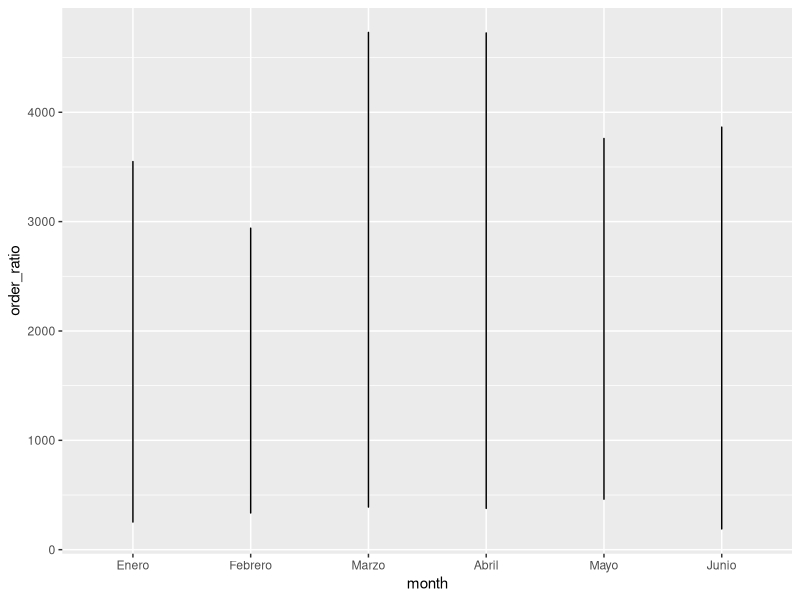
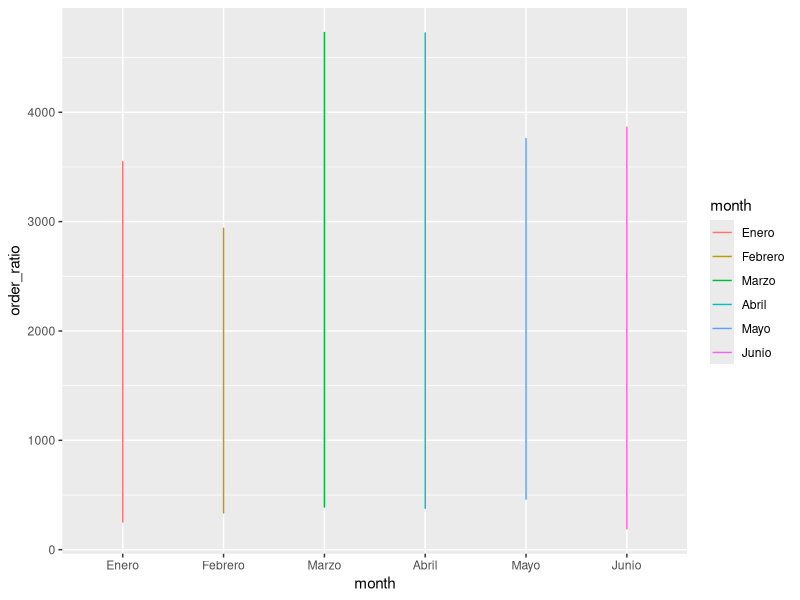
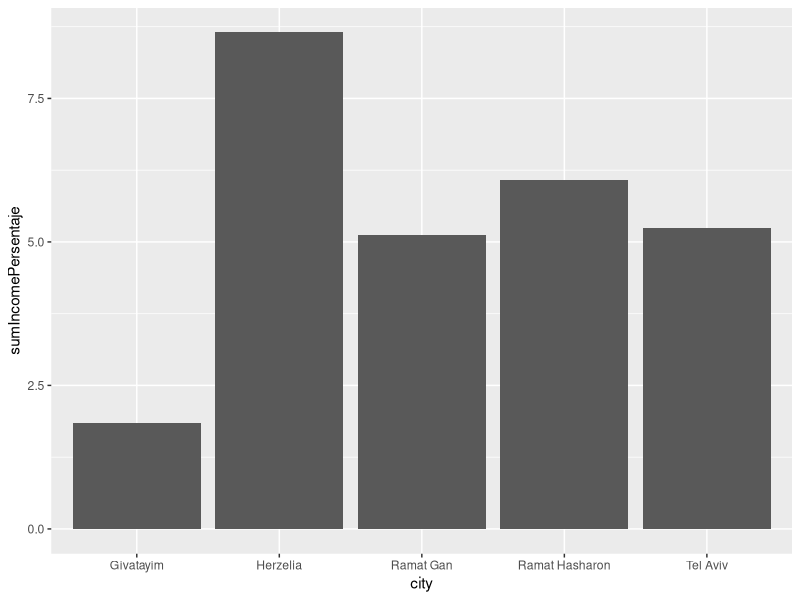
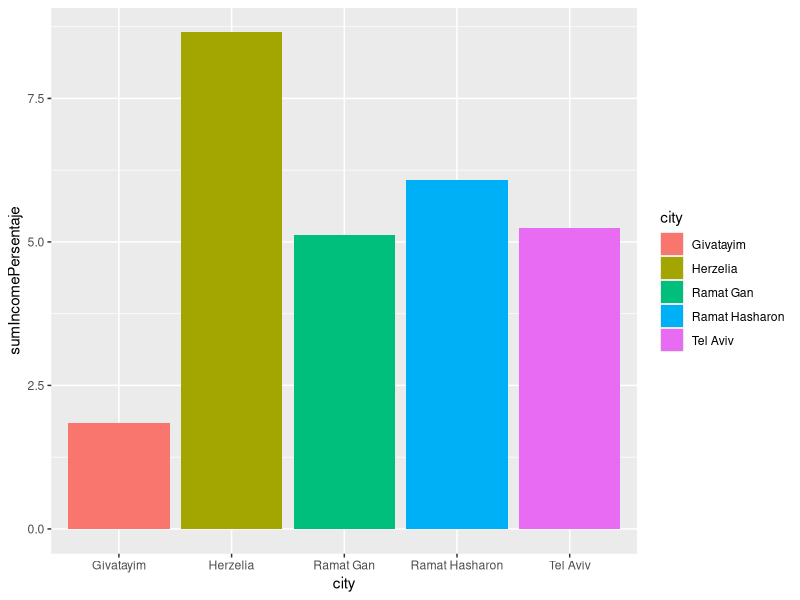
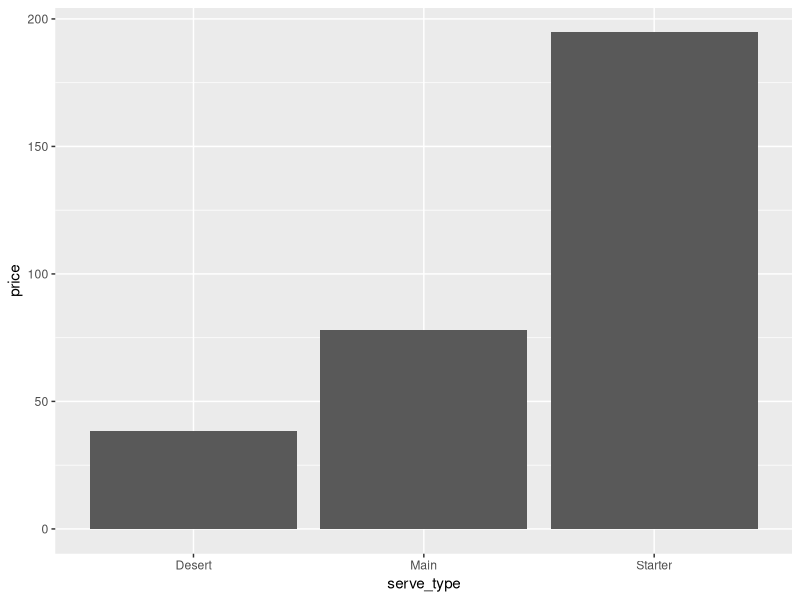
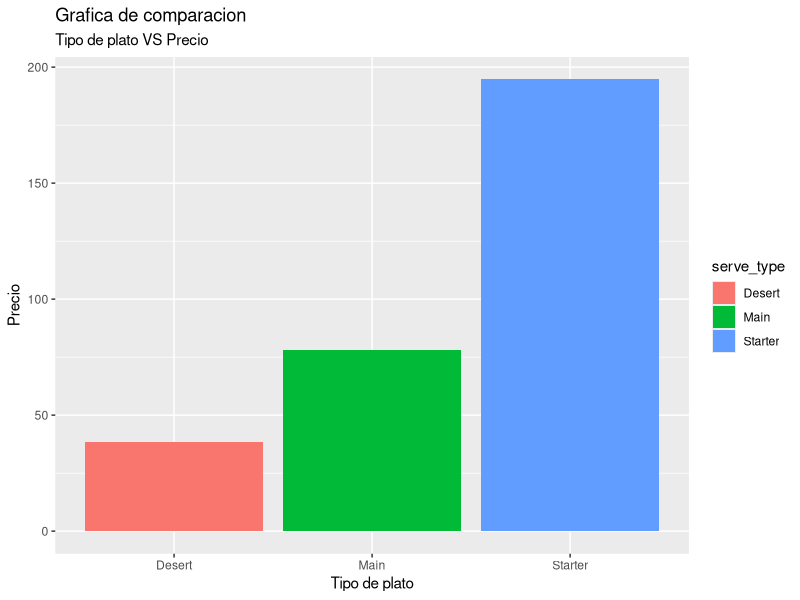
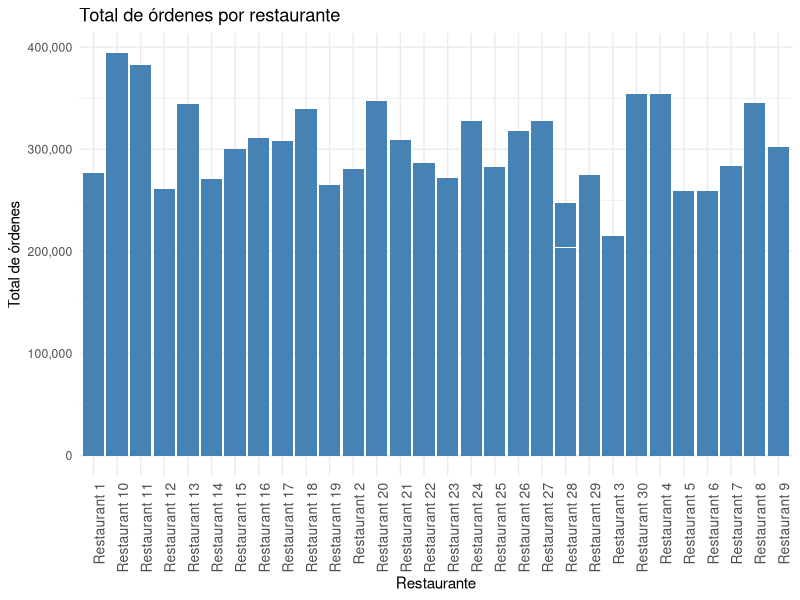
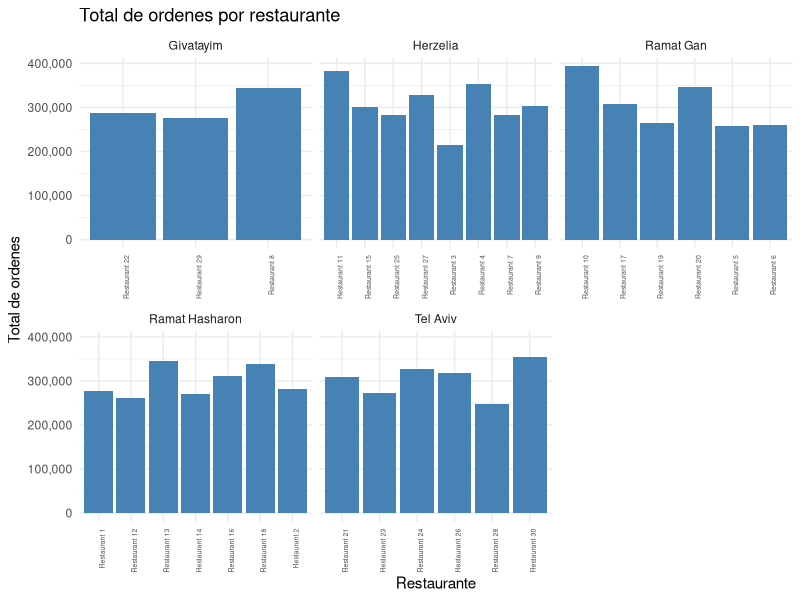

Reproduce these figures in R, in order.
## ---- chunk 1
# 1.1
library(tidyverse)
library(dplyr)
library(ggplot2)

# 1.2 Lectura de archivos .csv y almacenar en variables
cities <- read_csv("./Dataset/cities.csv")
meal_types <- read_csv("./Dataset/meal_types.csv")
meals <- read_csv("./Dataset/meals.csv")
members <- read_csv("./Dataset/members.csv")
monthly_member_totals <- read_csv("./Dataset/monthly_member_totals.csv")
order_details <- read_csv("./Dataset/order_details.csv")
orders <- read_csv("./Dataset/orders.csv")
restaurant_types <- read_csv("./Dataset/restaurant_types.csv")
restaurants <- read_csv("./Dataset/restaurants.csv")
serve_types <- read_csv("./Dataset/serve_types.csv")

#1.3 Imprimir el contenido de la variable
print(cities)
print(meal_types)
print(meals)
print(members)
print(monthly_member_totals)
print(order_details)
print(orders)
print(restaurant_types)
print(restaurants)
print(serve_types)


## ---- chunk 2

# 1.4 usar head() y str() para cada variable
head(cities)
str(cities)

head(meal_types)
str(meal_types)

head(meals)
str(meals)

head(members)
str(members)

head(monthly_member_totals)
str(monthly_member_totals)

head(order_details)
str(order_details)

head(orders)
str(orders)

head(restaurant_types)
str(restaurant_types)

head(restaurants)
str(restaurants)

head(serve_types)
str(serve_types)
## ---- chunk 3
# 2.1 Transformar la columna sex a un factor y renombre los niveles "F" y "M" por "Femenino" y "Masculino".
members$sex <- factor(members$sex)
levels(members$sex) <- c("Femenino", "Masculino")
print(members)

# 2.2 Transformar la columna hot_cold a un factor y aplique un ordenamiento donde "cold" es menor que "hot". 
meals$hot_cold <- factor(meals$hot_cold, levels = c("Cold", "Hot"), ordered = TRUE)
print(meals$hot_cold[1] < meals$hot_cold[2]) # Imprime TRUE imdica que COLD  es menor que HOT

# 2.3 Transforme la columna sex a un factor y renombre los niveles "F" y "M" por "Femenino" y "Masculino", haga lo 
#mismo con la columna month y renombre los niveles "1", "2", "3", "4" y "5" por "Enero", "Febrero", "Marzo", "Abril" y "Mayo"
monthly_member_totals$sex <- factor(monthly_member_totals$sex)
levels(monthly_member_totals$sex) <- c("Femenino", "Masculino")

monthly_member_totals$month <- factor(monthly_member_totals$month)
levels(monthly_member_totals$month) <- c("Enero", "Febrero", "Marzo", "Abril", "Mayo", "Junio")

monthly_member_totals <- monthly_member_totals %>%
        mutate(order_ratio = order_count * meals_count)

# 2.4 imprimir
print(monthly_member_totals)
## ---- chunk 4
library(ggplot2)

# 3.1 3.1 Utilice ggplot para hacer una gráfica lineal. Tome de referencia la variable creada en el inciso 2.3 (eje y) versus la variable month (eje x).
ggplot(monthly_member_totals, aes(x = month, y = order_ratio)) + geom_line()

# 3.2 Utilice la variable month para definir un color distinto en la estética de la gráfica.
ggplot(monthly_member_totals, aes(x = month, y = order_ratio, color = month)) + geom_line()
## ---- chunk 5
options(tibble.print_max = Inf, tibble.print_min = Inf)  # Muestra todas las filas
# 3.3 USar Cities, members, orders, restaurants

# 3.4 Utilice la función inner-join y construya las relaciones 
data_merge <- orders %>%
  inner_join(members, by = c("member_id" = "id")) %>%
  inner_join(cities, by = c("city_id" = "id")) %>%
  inner_join(restaurants, by = c("restaurant_id" = "id"), suffix = c("_MEMBER", "_RESTAURANT"))  %>%
  inner_join(cities, by = c("city_id_RESTAURANT" = "id"), suffix = c("_MEMBER", "_RESTAURANT"))

# 3.5 Use la función select en la variable creada anteriormente 
select_data <- data_merge %>%
  select(
    first_name, surname, sex, email, city_MEMBER,
    date, hour, total_order, restaurant_name, city_RESTAURANT
 )

# 3.6 Cree un ordenamiento ascendente para el campo total_order
sorted_data <- select_data %>%
  arrange(total_order)
# 3.7 Imprimir resultadp
print(sorted_data) #write_csv(sorted_data, "datos_ordenados.csv")
## ---- chunk 6
#3.8
#3.9 Utilice la función inner-join y construya las relaciones correspondientes, agregue sufijos
meals_info <- meals %>%
        inner_join(serve_types, by = c("serve_type_id" = "id")) %>%
        inner_join(meal_types, by = c("meal_type_id" = "id")) %>%
        inner_join(restaurants, by = c("restaurant_id" = "id")) %>%
        inner_join(cities, by = c("city_id" = "id")) %>%
        inner_join(restaurant_types, by = c("restaurant_type_id" = "id"))
# 3.10 Use la función select en la variable creada anteriormente 
meals_info_selected <- meals_info %>%
        select(restaurant_name, city, restaurant_type, income_persentage, serve_type, meal_type, meal_name, price)

# 3.11 Use la función count en la variable creada para el conteo de 'meal_type'
count_by_meal_type <- meals_info_selected %>%
        count(meal_type)

# 3.12 Imprimir resultado
print(count_by_meal_type)
## ---- chunk 7
# 3.13 Use la función group_by en 'city' luego summarize en 'income_persentage'
sum_income_persentaje <- meals_info_selected %>%
        group_by(city) %>%
        summarize(sumIncomePersentaje = sum(income_persentage))

# 3.14 imprimir resultado
print(sum_income_persentaje)

# 3.15 Grafico de barre 'city' en Eje X y 'sumIncomePersentaje' en Eje Y
ggplot(sum_income_persentaje, aes(x = city, y = sumIncomePersentaje)) + geom_col()

# 3.16 Utilice la variable city para definir un colro
ggplot(sum_income_persentaje, aes(x = city, y = sumIncomePersentaje, fill = city)) + geom_col()
## ---- chunk 8
# 3.17 y 3.18 Use la función filter 
meals_info_filtered <- meals_info_selected %>%
        filter(meal_type == "Vegan" | meal_type == "Chicken", restaurant_name == "Restaurant 2", price > 30)

# 3.19  Construir un gráfico de barras, use serve_type para el eje x y price para el eje y. 
ggplot(meals_info_filtered, aes(x = serve_type, y = price)) + geom_col()

# 3.20 Utilizar la función 'labs' para agregar un título, un subtítulo y etiquetas al eje x y y
ggplot(meals_info_filtered, aes(x = serve_type, y = price, fill = serve_type)) + geom_col() + labs(x = "Tipo de plato", y = "Precio", title = "Grafica de comparacion", subtitle = "Tipo de plato VS Precio")
## ---- chunk 9
# 3.22 Utilice la función inner-join y construya las relaciones correspondientes,
data_join_3_22 <- orders %>%
  inner_join(order_details, by = c("id" = "order_id"),suffix = c("", "_ORDER_DETAIL")) %>%
  inner_join(meals, by = c("meal_id" = "id"),suffix = c("_ORDERS", "_MEALS")) %>%
  inner_join(meal_types, by = c("meal_type_id" = "id")) %>%
  inner_join(serve_types, by = c("serve_type_id" = "id")) %>%
  inner_join(restaurants, by = c("restaurant_id_MEALS" = "id"),suffix = c("_ORDERS", "_MEALS")) %>%
  inner_join(restaurant_types, by = c("restaurant_type_id" = "id")) %>%
  inner_join(cities, by = c("city_id" = "id"))
#print(data_join_3_22) 
# 3.23  Use la función select en la variable creada anteriormente para presentar los siguientes campos
select_data_3_22 <- data_join_3_22 %>%
  select(
    restaurant_name , city, restaurant_type, income_persentage, serve_type, meal_type, 
    meal_name, price, date, hour, total_order, id_ORDER_DETAIL
 ) 

# 3.24  3.25  Aplique group_by para agrupar por city, restaurant_name, meal_name y luego summarise para obtener la #sumatoria de total_order y asigne la etiqueta totals
grouped_data_3_22 <- select_data_3_22 %>%
  group_by(city, restaurant_name, meal_name) %>%
  summarise(totals = sum(total_order, na.rm = TRUE),
    .groups = "drop")

# 3.26 Imprimir resuotado
print(grouped_data_3_22)

# 3.27 Construye una gráfica de barras restaurant_name en el eje x y totals en el eje y.
ggplot(grouped_data_3_22, aes(x = restaurant_name, y = totals)) +
  geom_bar(stat = "identity", fill = "steelblue") +
  theme_minimal() +
  labs(title = "Total de órdenes por restaurante", x = "Restaurante", y = "Total de órdenes") +
  scale_y_continuous(labels = scales::comma) +  # Formato de números en el eje Y
  theme(
    axis.text.x = element_text(angle = 90, hjust = 1, size = 10), # nombres a 90 grados

  )
# 3.28 aplica faceting tomando de referencia la variable 'city'.
ggplot(grouped_data_3_22, aes(x = restaurant_name, y = totals)) +
  geom_bar(stat = "identity", fill = "steelblue") +
  theme_minimal() +
  labs(title = "Total de ordenes por restaurante", x = "Restaurante", y = "Total de ordenes") +
  scale_y_continuous(labels = scales::comma) +  # Formato de números en el eje Y
  facet_wrap(~ city, scales = "free_x") +
  theme(
    axis.text.x = element_text(angle =90, hjust = 1, size = 5), # nombres a 90 grados

  )
## ---- chunk 10
#3.29 Utilice la variable donde asigno el archivo "monthly_member_totals.csv" y haga un análisis estadístico propio considerando lo siguiente:
#● Aplique las funciones filter, group_by, summarise y count para descubrir comportamientos particulares.
#● Use un tipo de gráfica para representar comportamientos o tendencias en los datos.
# Analisis propio: Agrupar por ciudad y calcular promedios e gastos y promedios de ordenes
gasto_promedio_ciudad <- monthly_member_totals %>%
  group_by(city) %>%
  summarise(
    promedio_gasto = mean(total_expense, na.rm = TRUE),
    promedio_ordenes = mean(order_count, na.rm = TRUE),
    .groups = "drop"
  ) %>%
  arrange(desc(promedio_gasto))
print(gasto_promedio_ciudad)
# Grafica de Ciudad vs Gasto promedio
ggplot(gasto_promedio_ciudad, aes(x = reorder(city, -promedio_gasto), y = promedio_gasto, fill = city)) +
  geom_bar(stat = "identity") +
  geom_text(aes(label = round(promedio_gasto, 1)), vjust = -0.3, size = 3.5) + #Muestra la etiqueta de gasto promedio
  theme_minimal() +
  labs(title = "Gasto promedio mensual por ciudad",
       x = "Ciudad", y = "Gasto promedio (total_expense)") +
  theme(axis.text.x = element_text(angle = 45, hjust = 1),
        legend.position = "none")

# Paso 2: Convertir a formato largo para graficar ambas variables
gasto_largo <- gasto_promedio_ciudad %>%
  pivot_longer(cols = c(promedio_gasto, promedio_ordenes),
               names_to = "tipo", values_to = "valor")

# Paso 3: Graficar barras agrupadas
ggplot(gasto_largo, aes(x = reorder(city, -valor), y = valor, fill = tipo)) +
  geom_bar(stat = "identity", position = position_dodge(width = 0.7)) +
  geom_text(aes(label = round(valor, 1)),
            position = position_dodge(width = 0.7),
            vjust = -0.3, size = 3.5) +
  labs(title = "Promedio de gasto y ordenes promedio por ciudad",
       x = "Ciudad", y = "Valor promedio ($)",
       fill = "Tipo de metrica") +
  theme_minimal() +
  theme(axis.text.x = element_text(angle = 45, hjust = 1))

#Conclusión del análisis estadístico (tabla):
#Los datos muestran que Ramat Hasharon tiene el gasto promedio mensual más alto por usuario con 783.72,
# seguido por Ramat Gan y Tel Aviv, mientras que Herzelia tiene el promedio más bajo con 635.42.
# Sin embargo, el número de órdenes promedio entre ciudades es bastante similar, alrededor de
# #25.5 órdenes mensuales por usuario.
#Esto sugiere que la diferencia en el gasto no se debe tanto a la cantidad de órdenes,
# sino probablemente al tipo o costo de los productos o servicios adquiridos en cada ciudad.
# Es decir, en ciudades como Ramat Hasharon, los usuarios realizan un número de órdenes
# similar, pero gastan más por cada una.
